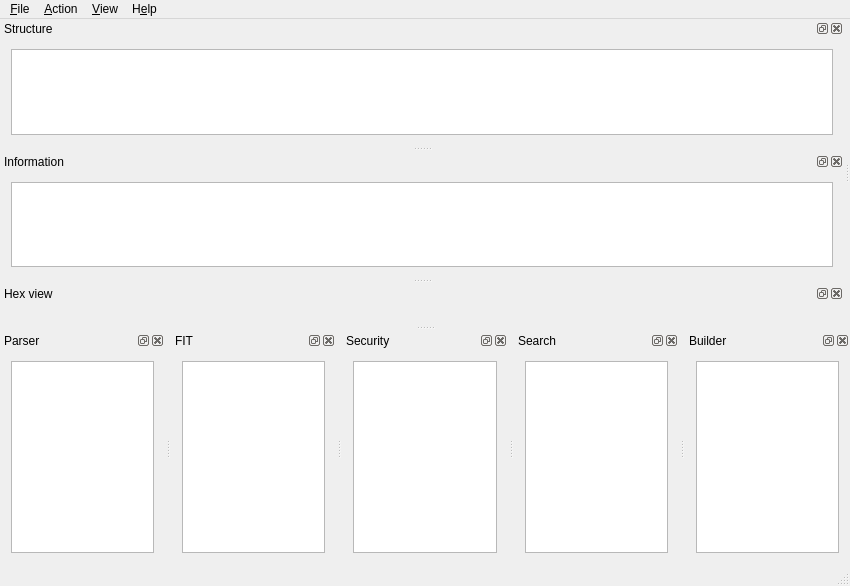
<?xml version="1.0" encoding="UTF-8"?>
<ui version="4.0">
 <class>UEFITool</class>
 <widget class="QMainWindow" name="UEFITool">
  <property name="geometry">
   <rect>
    <x>0</x>
    <y>0</y>
    <width>850</width>
    <height>586</height>
   </rect>
  </property>
  <property name="sizePolicy">
   <sizepolicy hsizetype="Expanding" vsizetype="Expanding">
    <horstretch>0</horstretch>
    <verstretch>0</verstretch>
   </sizepolicy>
  </property>
  <property name="acceptDrops">
   <bool>true</bool>
  </property>
  <property name="windowTitle">
   <string>UEFITool</string>
  </property>
  <widget class="QWidget" name="centralWidget">
   <property name="sizePolicy">
    <sizepolicy hsizetype="Ignored" vsizetype="Ignored">
     <horstretch>0</horstretch>
     <verstretch>0</verstretch>
    </sizepolicy>
   </property>
   <property name="minimumSize">
    <size>
     <width>0</width>
     <height>0</height>
    </size>
   </property>
   <property name="maximumSize">
    <size>
     <width>0</width>
     <height>16777215</height>
    </size>
   </property>
   <property name="focusPolicy">
    <enum>Qt::FocusPolicy::NoFocus</enum>
   </property>
  </widget>
  <widget class="QDockWidget" name="structureTreeDock">
   <property name="floating">
    <bool>false</bool>
   </property>
   <property name="features">
    <set>QDockWidget::DockWidgetFeature::DockWidgetClosable|QDockWidget::DockWidgetFeature::DockWidgetFloatable|QDockWidget::DockWidgetFeature::DockWidgetMovable</set>
   </property>
   <property name="allowedAreas">
    <set>Qt::DockWidgetArea::LeftDockWidgetArea|Qt::DockWidgetArea::RightDockWidgetArea|Qt::DockWidgetArea::TopDockWidgetArea</set>
   </property>
   <property name="windowTitle">
    <string>Structure</string>
   </property>
   <attribute name="dockWidgetArea">
    <number>1</number>
   </attribute>
   <widget class="QWidget" name="structureTreeWidgetContents">
    <layout class="QVBoxLayout" name="verticalLayout">
     <item>
      <widget class="QTreeView" name="structureTreeView">
       <property name="sizePolicy">
        <sizepolicy hsizetype="Expanding" vsizetype="Expanding">
         <horstretch>0</horstretch>
         <verstretch>0</verstretch>
        </sizepolicy>
       </property>
       <property name="indentation">
        <number>10</number>
       </property>
       <property name="headerHidden">
        <bool>false</bool>
       </property>
       <attribute name="headerCascadingSectionResizes">
        <bool>true</bool>
       </attribute>
       <attribute name="headerDefaultSectionSize">
        <number>200</number>
       </attribute>
       <attribute name="headerStretchLastSection">
        <bool>true</bool>
       </attribute>
      </widget>
     </item>
    </layout>
   </widget>
  </widget>
  <widget class="QDockWidget" name="infoDock">
   <property name="features">
    <set>QDockWidget::DockWidgetFeature::DockWidgetClosable|QDockWidget::DockWidgetFeature::DockWidgetFloatable|QDockWidget::DockWidgetFeature::DockWidgetMovable</set>
   </property>
   <property name="allowedAreas">
    <set>Qt::DockWidgetArea::AllDockWidgetAreas</set>
   </property>
   <property name="windowTitle">
    <string>Information</string>
   </property>
   <attribute name="dockWidgetArea">
    <number>1</number>
   </attribute>
   <widget class="QWidget" name="infoWidgetContents">
    <layout class="QVBoxLayout" name="verticalLayout_2">
     <item>
      <widget class="QPlainTextEdit" name="infoEdit">
       <property name="acceptDrops">
        <bool>false</bool>
       </property>
       <property name="undoRedoEnabled">
        <bool>false</bool>
       </property>
       <property name="readOnly">
        <bool>true</bool>
       </property>
      </widget>
     </item>
    </layout>
   </widget>
  </widget>
  <widget class="QDockWidget" name="parserMessagesDock">
   <property name="features">
    <set>QDockWidget::DockWidgetFeature::DockWidgetClosable|QDockWidget::DockWidgetFeature::DockWidgetFloatable|QDockWidget::DockWidgetFeature::DockWidgetMovable</set>
   </property>
   <property name="allowedAreas">
    <set>Qt::DockWidgetArea::AllDockWidgetAreas</set>
   </property>
   <property name="windowTitle">
    <string>Parser</string>
   </property>
   <attribute name="dockWidgetArea">
    <number>8</number>
   </attribute>
   <widget class="QWidget" name="parserMessagesWidgetContents">
    <layout class="QVBoxLayout" name="verticalLayout_3">
     <item>
      <widget class="QListWidget" name="parserMessagesListWidget">
       <property name="mouseTracking">
        <bool>true</bool>
       </property>
      </widget>
     </item>
    </layout>
   </widget>
  </widget>
  <widget class="QDockWidget" name="fitDock">
   <property name="features">
    <set>QDockWidget::DockWidgetFeature::DockWidgetClosable|QDockWidget::DockWidgetFeature::DockWidgetFloatable|QDockWidget::DockWidgetFeature::DockWidgetMovable</set>
   </property>
   <property name="allowedAreas">
    <set>Qt::DockWidgetArea::AllDockWidgetAreas</set>
   </property>
   <property name="windowTitle">
    <string>FIT</string>
   </property>
   <attribute name="dockWidgetArea">
    <number>8</number>
   </attribute>
   <widget class="QWidget" name="fitWidgetContents">
    <layout class="QVBoxLayout" name="verticalLayout_4">
     <item>
      <widget class="QTableWidget" name="fitTableWidget"/>
     </item>
    </layout>
   </widget>
  </widget>
  <widget class="QDockWidget" name="securityDock">
   <property name="features">
    <set>QDockWidget::DockWidgetFeature::DockWidgetClosable|QDockWidget::DockWidgetFeature::DockWidgetFloatable|QDockWidget::DockWidgetFeature::DockWidgetMovable</set>
   </property>
   <property name="allowedAreas">
    <set>Qt::DockWidgetArea::AllDockWidgetAreas</set>
   </property>
   <property name="windowTitle">
    <string>Security</string>
   </property>
   <attribute name="dockWidgetArea">
    <number>8</number>
   </attribute>
   <widget class="QWidget" name="securityWidgetContents">
    <layout class="QVBoxLayout" name="verticalLayout_5">
     <item>
      <widget class="QPlainTextEdit" name="securityEdit">
       <property name="acceptDrops">
        <bool>false</bool>
       </property>
       <property name="undoRedoEnabled">
        <bool>false</bool>
       </property>
       <property name="readOnly">
        <bool>true</bool>
       </property>
      </widget>
     </item>
    </layout>
   </widget>
  </widget>
  <widget class="QDockWidget" name="finderMessagesDock">
   <property name="features">
    <set>QDockWidget::DockWidgetFeature::DockWidgetClosable|QDockWidget::DockWidgetFeature::DockWidgetFloatable|QDockWidget::DockWidgetFeature::DockWidgetMovable</set>
   </property>
   <property name="allowedAreas">
    <set>Qt::DockWidgetArea::AllDockWidgetAreas</set>
   </property>
   <property name="windowTitle">
    <string>Search</string>
   </property>
   <attribute name="dockWidgetArea">
    <number>8</number>
   </attribute>
   <widget class="QWidget" name="finderMessagesWidgetContents">
    <layout class="QVBoxLayout" name="verticalLayout_6">
     <item>
      <widget class="QListWidget" name="finderMessagesListWidget">
       <property name="mouseTracking">
        <bool>true</bool>
       </property>
      </widget>
     </item>
    </layout>
   </widget>
  </widget>
  <widget class="QDockWidget" name="builderMessagesDock">
   <property name="features">
    <set>QDockWidget::DockWidgetFeature::DockWidgetClosable|QDockWidget::DockWidgetFeature::DockWidgetFloatable|QDockWidget::DockWidgetFeature::DockWidgetMovable</set>
   </property>
   <property name="allowedAreas">
    <set>Qt::DockWidgetArea::BottomDockWidgetArea</set>
   </property>
   <property name="windowTitle">
    <string>Builder</string>
   </property>
   <attribute name="dockWidgetArea">
    <number>8</number>
   </attribute>
   <widget class="QWidget" name="builderMessagesWidgetContents">
    <layout class="QVBoxLayout" name="verticalLayout_7">
     <item>
      <widget class="QListWidget" name="builderMessagesListWidget">
       <property name="mouseTracking">
        <bool>true</bool>
       </property>
      </widget>
     </item>
    </layout>
   </widget>
  </widget>
  <widget class="QDockWidget" name="hexViewDock">
   <property name="windowTitle">
    <string>Hex view</string>
   </property>
   <attribute name="dockWidgetArea">
    <number>1</number>
   </attribute>
   <widget class="QWidget" name="hexViewWidgetContents">
    <layout class="QVBoxLayout" name="verticalLayout_8"/>
   </widget>
  </widget>
  <widget class="QStatusBar" name="statusBar"/>
  <widget class="QMenuBar" name="menuBar">
   <property name="geometry">
    <rect>
     <x>0</x>
     <y>0</y>
     <width>850</width>
     <height>24</height>
    </rect>
   </property>
   <widget class="QMenu" name="menuFile">
    <property name="title">
     <string>&amp;File</string>
    </property>
    <addaction name="actionOpenImageFile"/>
    <addaction name="actionOpenImageFileInNewWindow"/>
    <addaction name="actionSaveImageFile"/>
    <addaction name="separator"/>
    <addaction name="actionGenerateReport"/>
    <addaction name="separator"/>
    <addaction name="actionLoadGuidDatabase"/>
    <addaction name="actionLoadDefaultGuidDatabase"/>
    <addaction name="actionUnloadGuidDatabase"/>
    <addaction name="actionExportDiscoveredGuids"/>
    <addaction name="separator"/>
    <addaction name="actionClearRecentlyOpenedFilesList"/>
    <addaction name="separator"/>
    <addaction name="actionQuit"/>
   </widget>
   <widget class="QMenu" name="menuHelp">
    <property name="title">
     <string>H&amp;elp</string>
    </property>
    <addaction name="actionAbout"/>
    <addaction name="actionAboutQt"/>
   </widget>
   <widget class="QMenu" name="menuAction">
    <property name="title">
     <string>&amp;Action</string>
    </property>
    <widget class="QMenu" name="menuHashActions">
     <property name="title">
      <string>&amp;Hash</string>
     </property>
     <addaction name="actionHashCrc32"/>
     <addaction name="separator"/>
     <addaction name="actionHashSha1"/>
     <addaction name="separator"/>
     <addaction name="actionHashSha256"/>
     <addaction name="actionHashSha384"/>
     <addaction name="actionHashSha512"/>
     <addaction name="separator"/>
     <addaction name="actionHashSm3"/>
    </widget>
    <widget class="QMenu" name="menuHashBodyActions">
     <property name="title">
      <string>Hash &amp;body</string>
     </property>
     <addaction name="actionBodyHashCrc32"/>
     <addaction name="separator"/>
     <addaction name="actionBodyHashSha1"/>
     <addaction name="separator"/>
     <addaction name="actionBodyHashSha256"/>
     <addaction name="actionBodyHashSha384"/>
     <addaction name="actionBodyHashSha512"/>
     <addaction name="separator"/>
     <addaction name="actionBodyHashSm3"/>
    </widget>
    <widget class="QMenu" name="menuHashUncompressedActions">
     <property name="title">
      <string>Hash &amp;uncompressed</string>
     </property>
     <addaction name="actionUncompressedHashCrc32"/>
     <addaction name="separator"/>
     <addaction name="actionUncompressedHashSha1"/>
     <addaction name="separator"/>
     <addaction name="actionUncompressedHashSha256"/>
     <addaction name="actionUncompressedHashSha384"/>
     <addaction name="actionUncompressedHashSha512"/>
     <addaction name="separator"/>
     <addaction name="actionUncompressedHashSm3"/>
    </widget>
    <widget class="QMenu" name="menuCapsuleActions">
     <property name="title">
      <string>&amp;Capsule</string>
     </property>
     <addaction name="actionHexView"/>
     <addaction name="actionBodyHexView"/>
     <addaction name="actionUncompressedHexView"/>
     <addaction name="separator"/>
     <addaction name="menuHashActions"/>
     <addaction name="menuHashBodyActions"/>
     <addaction name="menuHashUncompressedActions"/>
     <addaction name="separator"/>
     <addaction name="actionExtract"/>
     <addaction name="actionExtractBody"/>
    </widget>
    <widget class="QMenu" name="menuImageActions">
     <property name="title">
      <string>&amp;Image</string>
     </property>
     <addaction name="actionHexView"/>
     <addaction name="separator"/>
     <addaction name="menuHashActions"/>
     <addaction name="separator"/>
     <addaction name="actionExtract"/>
    </widget>
    <widget class="QMenu" name="menuRegionActions">
     <property name="title">
      <string>&amp;Region</string>
     </property>
     <addaction name="actionHexView"/>
     <addaction name="separator"/>
     <addaction name="menuHashActions"/>
     <addaction name="separator"/>
     <addaction name="actionExtract"/>
     <addaction name="separator"/>
     <addaction name="actionRebuild"/>
     <addaction name="separator"/>
     <addaction name="actionReplace"/>
    </widget>
    <widget class="QMenu" name="menuPaddingActions">
     <property name="title">
      <string>&amp;Padding</string>
     </property>
     <addaction name="actionHexView"/>
     <addaction name="separator"/>
     <addaction name="menuHashActions"/>
     <addaction name="separator"/>
     <addaction name="actionExtract"/>
    </widget>
    <widget class="QMenu" name="menuVolumeActions">
     <property name="title">
      <string>&amp;Volume</string>
     </property>
     <addaction name="actionHexView"/>
     <addaction name="actionBodyHexView"/>
     <addaction name="actionUncompressedHexView"/>
     <addaction name="separator"/>
     <addaction name="menuHashActions"/>
     <addaction name="menuHashBodyActions"/>
     <addaction name="menuHashUncompressedActions"/>
     <addaction name="separator"/>
     <addaction name="actionExtract"/>
     <addaction name="actionExtractBody"/>
     <addaction name="separator"/>
     <addaction name="actionRebuild"/>
     <addaction name="separator"/>
     <addaction name="actionInsertInto"/>
     <addaction name="separator"/>
     <addaction name="actionReplace"/>
     <addaction name="actionReplaceBody"/>
    </widget>
    <widget class="QMenu" name="menuFileActions">
     <property name="title">
      <string>&amp;File</string>
     </property>
     <addaction name="actionHexView"/>
     <addaction name="actionBodyHexView"/>
     <addaction name="actionUncompressedHexView"/>
     <addaction name="separator"/>
     <addaction name="menuHashActions"/>
     <addaction name="menuHashBodyActions"/>
     <addaction name="menuHashUncompressedActions"/>
     <addaction name="separator"/>
     <addaction name="actionExtract"/>
     <addaction name="actionExtractBody"/>
     <addaction name="separator"/>
     <addaction name="actionRebuild"/>
     <addaction name="separator"/>
     <addaction name="actionInsertInto"/>
     <addaction name="actionInsertBefore"/>
     <addaction name="actionInsertAfter"/>
     <addaction name="separator"/>
     <addaction name="actionReplace"/>
     <addaction name="actionReplaceBody"/>
     <addaction name="separator"/>
     <addaction name="actionRemove"/>
    </widget>
    <widget class="QMenu" name="menuSectionActions">
     <property name="title">
      <string>&amp;Section</string>
     </property>
     <addaction name="actionHexView"/>
     <addaction name="actionBodyHexView"/>
     <addaction name="actionUncompressedHexView"/>
     <addaction name="separator"/>
     <addaction name="menuHashActions"/>
     <addaction name="menuHashBodyActions"/>
     <addaction name="menuHashUncompressedActions"/>
     <addaction name="separator"/>
     <addaction name="actionExtract"/>
     <addaction name="actionExtractBody"/>
     <addaction name="actionExtractUncompressed"/>
     <addaction name="separator"/>
     <addaction name="actionRebuild"/>
     <addaction name="separator"/>
     <addaction name="actionInsertInto"/>
     <addaction name="actionInsertBefore"/>
     <addaction name="actionInsertAfter"/>
     <addaction name="separator"/>
     <addaction name="actionReplace"/>
     <addaction name="actionReplaceBody"/>
     <addaction name="separator"/>
     <addaction name="actionRemove"/>
    </widget>
    <widget class="QMenu" name="menuMessageActions">
     <property name="enabled">
      <bool>false</bool>
     </property>
     <property name="title">
      <string>&amp;Messages</string>
     </property>
     <addaction name="actionMessagesCopy"/>
     <addaction name="actionMessagesCopyAll"/>
     <addaction name="separator"/>
     <addaction name="actionMessagesClear"/>
    </widget>
    <widget class="QMenu" name="menuEntryActions">
     <property name="title">
      <string>&amp;Entry</string>
     </property>
     <addaction name="actionHexView"/>
     <addaction name="actionBodyHexView"/>
     <addaction name="actionUncompressedHexView"/>
     <addaction name="separator"/>
     <addaction name="menuHashActions"/>
     <addaction name="menuHashBodyActions"/>
     <addaction name="menuHashUncompressedActions"/>
     <addaction name="separator"/>
     <addaction name="actionGoToData"/>
     <addaction name="separator"/>
     <addaction name="actionExtract"/>
     <addaction name="actionExtractBody"/>
     <addaction name="separator"/>
     <addaction name="actionInsertBefore"/>
     <addaction name="actionInsertAfter"/>
     <addaction name="separator"/>
     <addaction name="actionRebuild"/>
     <addaction name="separator"/>
     <addaction name="actionReplace"/>
     <addaction name="actionReplaceBody"/>
     <addaction name="separator"/>
     <addaction name="actionRemove"/>
    </widget>
    <widget class="QMenu" name="menuStoreActions">
     <property name="title">
      <string>S&amp;tore</string>
     </property>
     <addaction name="actionHexView"/>
     <addaction name="actionBodyHexView"/>
     <addaction name="actionUncompressedHexView"/>
     <addaction name="separator"/>
     <addaction name="menuHashActions"/>
     <addaction name="menuHashBodyActions"/>
     <addaction name="menuHashUncompressedActions"/>
     <addaction name="separator"/>
     <addaction name="actionExtract"/>
     <addaction name="actionExtractBody"/>
     <addaction name="separator"/>
     <addaction name="actionInsertInto"/>
     <addaction name="actionInsertBefore"/>
     <addaction name="actionInsertAfter"/>
     <addaction name="separator"/>
     <addaction name="actionRebuild"/>
     <addaction name="separator"/>
     <addaction name="actionReplace"/>
     <addaction name="actionReplaceBody"/>
    </widget>
    <addaction name="actionGoToBase"/>
    <addaction name="actionGoToAddress"/>
    <addaction name="separator"/>
    <addaction name="actionSearch"/>
    <addaction name="separator"/>
    <addaction name="menuCapsuleActions"/>
    <addaction name="menuImageActions"/>
    <addaction name="menuRegionActions"/>
    <addaction name="menuPaddingActions"/>
    <addaction name="menuVolumeActions"/>
    <addaction name="menuFileActions"/>
    <addaction name="menuSectionActions"/>
    <addaction name="separator"/>
    <addaction name="menuStoreActions"/>
    <addaction name="menuEntryActions"/>
    <addaction name="separator"/>
    <addaction name="menuMessageActions"/>
   </widget>
   <widget class="QMenu" name="menuView">
    <property name="title">
     <string>&amp;View</string>
    </property>
    <addaction name="actionToggleBootGuardMarking"/>
    <addaction name="separator"/>
    <addaction name="actionResetDocks"/>
    <addaction name="actionLockDocks"/>
    <addaction name="separator"/>
    <addaction name="actionCopyItemName"/>
    <addaction name="separator"/>
    <addaction name="actionExpandItemRecursively"/>
    <addaction name="actionCollapseItemRecursively"/>
    <addaction name="separator"/>
   </widget>
   <addaction name="menuFile"/>
   <addaction name="menuAction"/>
   <addaction name="menuView"/>
   <addaction name="menuHelp"/>
  </widget>
  <action name="actionInsertAfter">
   <property name="enabled">
    <bool>false</bool>
   </property>
   <property name="text">
    <string>Insert &amp;after...</string>
   </property>
   <property name="shortcut">
    <string>Ctrl+Shift+I</string>
   </property>
  </action>
  <action name="actionInsertBefore">
   <property name="enabled">
    <bool>false</bool>
   </property>
   <property name="text">
    <string>Insert b&amp;efore...</string>
   </property>
   <property name="shortcut">
    <string>Ctrl+Alt+I</string>
   </property>
  </action>
  <action name="actionReplace">
   <property name="enabled">
    <bool>false</bool>
   </property>
   <property name="text">
    <string>Rep&amp;lace as is...</string>
   </property>
   <property name="shortcut">
    <string>Ctrl+R</string>
   </property>
  </action>
  <action name="actionExtract">
   <property name="enabled">
    <bool>false</bool>
   </property>
   <property name="text">
    <string>E&amp;xtract as is...</string>
   </property>
   <property name="shortcut">
    <string>Ctrl+E</string>
   </property>
  </action>
  <action name="actionExtractBody">
   <property name="enabled">
    <bool>false</bool>
   </property>
   <property name="text">
    <string>Extract &amp;body...</string>
   </property>
   <property name="shortcut">
    <string>Ctrl+Shift+E</string>
   </property>
  </action>
  <action name="actionRemove">
   <property name="enabled">
    <bool>false</bool>
   </property>
   <property name="text">
    <string>Re&amp;move</string>
   </property>
   <property name="shortcut">
    <string>Ctrl+Del</string>
   </property>
  </action>
  <action name="actionOpenImageFile">
   <property name="text">
    <string>&amp;Open image file...</string>
   </property>
   <property name="shortcut">
    <string>Ctrl+O</string>
   </property>
  </action>
  <action name="actionInsertInto">
   <property name="enabled">
    <bool>false</bool>
   </property>
   <property name="text">
    <string>Insert &amp;into...</string>
   </property>
   <property name="shortcut">
    <string>Ctrl+I</string>
   </property>
  </action>
  <action name="actionSaveImageFile">
   <property name="enabled">
    <bool>false</bool>
   </property>
   <property name="text">
    <string>&amp;Save image file...</string>
   </property>
   <property name="shortcut">
    <string>Ctrl+S</string>
   </property>
  </action>
  <action name="actionRebuild">
   <property name="enabled">
    <bool>false</bool>
   </property>
   <property name="text">
    <string>&amp;Rebuild</string>
   </property>
   <property name="shortcut">
    <string>Ctrl+Space</string>
   </property>
  </action>
  <action name="actionAbout">
   <property name="text">
    <string>&amp;About UEFITool</string>
   </property>
   <property name="shortcut">
    <string>F1</string>
   </property>
   <property name="menuRole">
    <enum>QAction::AboutRole</enum>
   </property>
  </action>
  <action name="actionAboutQt">
   <property name="text">
    <string>About &amp;Qt</string>
   </property>
   <property name="shortcut">
    <string>Shift+F1</string>
   </property>
   <property name="menuRole">
    <enum>QAction::AboutQtRole</enum>
   </property>
  </action>
  <action name="actionQuit">
   <property name="text">
    <string>&amp;Quit</string>
   </property>
   <property name="shortcut">
    <string>Alt+X</string>
   </property>
   <property name="menuRole">
    <enum>QAction::QuitRole</enum>
   </property>
  </action>
  <action name="actionSearch">
   <property name="enabled">
    <bool>false</bool>
   </property>
   <property name="text">
    <string>Searc&amp;h...</string>
   </property>
   <property name="shortcut">
    <string>Ctrl+F</string>
   </property>
  </action>
  <action name="actionMessagesClear">
   <property name="enabled">
    <bool>false</bool>
   </property>
   <property name="text">
    <string>Clea&amp;r</string>
   </property>
   <property name="shortcut">
    <string>Ctrl+Backspace</string>
   </property>
  </action>
  <action name="actionReplaceBody">
   <property name="enabled">
    <bool>false</bool>
   </property>
   <property name="text">
    <string>Replace b&amp;ody...</string>
   </property>
   <property name="shortcut">
    <string>Ctrl+Shift+R</string>
   </property>
  </action>
  <action name="actionMessagesCopy">
   <property name="enabled">
    <bool>false</bool>
   </property>
   <property name="text">
    <string>&amp;Copy</string>
   </property>
   <property name="shortcut">
    <string>Ctrl+Shift+C</string>
   </property>
  </action>
  <action name="actionMessagesCopyAll">
   <property name="enabled">
    <bool>false</bool>
   </property>
   <property name="text">
    <string>Copy &amp;all</string>
   </property>
   <property name="shortcut">
    <string>Ctrl+Alt+C</string>
   </property>
  </action>
  <action name="actionOpenImageFileInNewWindow">
   <property name="text">
    <string>O&amp;pen image file in new window...</string>
   </property>
   <property name="shortcut">
    <string>Ctrl+Shift+O</string>
   </property>
  </action>
  <action name="actionExtractUncompressed">
   <property name="enabled">
    <bool>false</bool>
   </property>
   <property name="text">
    <string>Extract &amp;uncompressed...</string>
   </property>
   <property name="shortcut">
    <string>Ctrl+Alt+E</string>
   </property>
  </action>
  <action name="actionGoToData">
   <property name="enabled">
    <bool>false</bool>
   </property>
   <property name="text">
    <string>Go &amp;to data</string>
   </property>
   <property name="shortcut">
    <string>Ctrl+T</string>
   </property>
  </action>
  <action name="actionHexView">
   <property name="enabled">
    <bool>false</bool>
   </property>
   <property name="text">
    <string>Hex &amp;view...</string>
   </property>
   <property name="shortcut">
    <string>Ctrl+D</string>
   </property>
  </action>
  <action name="actionGoToBase">
   <property name="enabled">
    <bool>false</bool>
   </property>
   <property name="text">
    <string>Select item at &amp;base...</string>
   </property>
   <property name="shortcut">
    <string>Ctrl+G</string>
   </property>
  </action>
  <action name="actionBodyHexView">
   <property name="enabled">
    <bool>false</bool>
   </property>
   <property name="text">
    <string>Body hex vie&amp;w...</string>
   </property>
   <property name="shortcut">
    <string>Ctrl+Shift+D</string>
   </property>
  </action>
  <action name="actionUncompressedHexView">
   <property name="enabled">
    <bool>false</bool>
   </property>
   <property name="text">
    <string>Un&amp;compressed hex view...</string>
   </property>
   <property name="shortcut">
    <string>Ctrl+Alt+D</string>
   </property>
  </action>
  <action name="actionLoadGuidDatabase">
   <property name="text">
    <string>Load &amp;GUID database...</string>
   </property>
   <property name="shortcut">
    <string>Ctrl+Alt+G</string>
   </property>
  </action>
  <action name="actionGoToAddress">
   <property name="enabled">
    <bool>false</bool>
   </property>
   <property name="text">
    <string>Select item at &amp;address...</string>
   </property>
   <property name="shortcut">
    <string>Ctrl+Shift+G</string>
   </property>
  </action>
  <action name="actionToggleBootGuardMarking">
   <property name="checkable">
    <bool>true</bool>
   </property>
   <property name="checked">
    <bool>true</bool>
   </property>
   <property name="text">
    <string>BootGuard &amp;markings</string>
   </property>
   <property name="shortcut">
    <string>Ctrl+Shift+B</string>
   </property>
  </action>
  <action name="actionGenerateReport">
   <property name="enabled">
    <bool>false</bool>
   </property>
   <property name="text">
    <string>Generate &amp;report...</string>
   </property>
   <property name="shortcut">
    <string>Ctrl+Alt+R</string>
   </property>
  </action>
  <action name="actionUnloadGuidDatabase">
   <property name="text">
    <string>&amp;Unload GUID database</string>
   </property>
   <property name="shortcut">
    <string>Ctrl+Alt+U</string>
   </property>
  </action>
  <action name="actionLoadDefaultGuidDatabase">
   <property name="text">
    <string>Load de&amp;fault GUID database</string>
   </property>
   <property name="shortcut">
    <string>Ctrl+Alt+F</string>
   </property>
  </action>
  <action name="actionExportDiscoveredGuids">
   <property name="enabled">
    <bool>false</bool>
   </property>
   <property name="text">
    <string>Export disc&amp;overed GUIDs...</string>
   </property>
   <property name="shortcut">
    <string>Ctrl+Alt+O</string>
   </property>
  </action>
  <action name="actionCopyItemName">
   <property name="enabled">
    <bool>false</bool>
   </property>
   <property name="text">
    <string>&amp;Copy item name</string>
   </property>
   <property name="shortcut">
    <string>Ctrl+Shift+T</string>
   </property>
  </action>
  <action name="actionExpandItemRecursively">
   <property name="enabled">
    <bool>false</bool>
   </property>
   <property name="text">
    <string>E&amp;xpand item recursively</string>
   </property>
   <property name="shortcut">
    <string>Ctrl+[</string>
   </property>
  </action>
  <action name="actionCollapseItemRecursively">
   <property name="enabled">
    <bool>false</bool>
   </property>
   <property name="text">
    <string>C&amp;ollapse item recursively</string>
   </property>
   <property name="shortcut">
    <string>Ctrl+]</string>
   </property>
  </action>
  <action name="actionClearRecentlyOpenedFilesList">
   <property name="enabled">
    <bool>false</bool>
   </property>
   <property name="text">
    <string>&amp;Clear recently opened files list</string>
   </property>
   <property name="shortcut">
    <string>Ctrl+Shift+Backspace</string>
   </property>
  </action>
  <action name="actionUncompressedHashCrc32">
   <property name="enabled">
    <bool>false</bool>
   </property>
   <property name="text">
    <string>CRC32</string>
   </property>
  </action>
  <action name="actionUncompressedHashSha256">
   <property name="enabled">
    <bool>false</bool>
   </property>
   <property name="text">
    <string>SHA2-256</string>
   </property>
  </action>
  <action name="actionUncompressedHashSha384">
   <property name="enabled">
    <bool>false</bool>
   </property>
   <property name="text">
    <string>SHA2-384</string>
   </property>
  </action>
  <action name="actionUncompressedHashSha512">
   <property name="enabled">
    <bool>false</bool>
   </property>
   <property name="text">
    <string>SHA2-512</string>
   </property>
  </action>
  <action name="actionUncompressedHashSha1">
   <property name="enabled">
    <bool>false</bool>
   </property>
   <property name="text">
    <string>SHA1</string>
   </property>
  </action>
  <action name="actionUncompressedHashSm3">
   <property name="enabled">
    <bool>false</bool>
   </property>
   <property name="text">
    <string>SM3</string>
   </property>
  </action>
  <action name="actionBodyHashCrc32">
   <property name="enabled">
    <bool>false</bool>
   </property>
   <property name="text">
    <string>CRC32</string>
   </property>
  </action>
  <action name="actionBodyHashSha256">
   <property name="enabled">
    <bool>false</bool>
   </property>
   <property name="text">
    <string>SHA2-256</string>
   </property>
  </action>
  <action name="actionBodyHashSha384">
   <property name="enabled">
    <bool>false</bool>
   </property>
   <property name="text">
    <string>SHA2-384</string>
   </property>
  </action>
  <action name="actionBodyHashSha512">
   <property name="enabled">
    <bool>false</bool>
   </property>
   <property name="text">
    <string>SHA2-512</string>
   </property>
  </action>
  <action name="actionBodyHashSha1">
   <property name="enabled">
    <bool>false</bool>
   </property>
   <property name="text">
    <string>SHA1</string>
   </property>
  </action>
  <action name="actionBodyHashSm3">
   <property name="enabled">
    <bool>false</bool>
   </property>
   <property name="text">
    <string>SM3</string>
   </property>
  </action>
  <action name="actionHashCrc32">
   <property name="enabled">
    <bool>false</bool>
   </property>
   <property name="text">
    <string>CRC32</string>
   </property>
  </action>
  <action name="actionHashSha256">
   <property name="enabled">
    <bool>false</bool>
   </property>
   <property name="text">
    <string>SHA2-256</string>
   </property>
  </action>
  <action name="actionHashSha384">
   <property name="enabled">
    <bool>false</bool>
   </property>
   <property name="text">
    <string>SHA2-384</string>
   </property>
  </action>
  <action name="actionHashSha512">
   <property name="enabled">
    <bool>false</bool>
   </property>
   <property name="text">
    <string>SHA2-512</string>
   </property>
  </action>
  <action name="actionHashSha1">
   <property name="enabled">
    <bool>false</bool>
   </property>
   <property name="text">
    <string>SHA1</string>
   </property>
  </action>
  <action name="actionHashSm3">
   <property name="enabled">
    <bool>false</bool>
   </property>
   <property name="text">
    <string>SM3</string>
   </property>
  </action>
  <action name="actionResetDocks">
   <property name="text">
    <string>&amp;Reset docks layout</string>
   </property>
   <property name="shortcut">
    <string>Ctrl+Shift+L</string>
   </property>
  </action>
  <action name="actionLockDocks">
   <property name="checkable">
    <bool>true</bool>
   </property>
   <property name="text">
    <string>&amp;Lock docks layout</string>
   </property>
  </action>
 </widget>
 <layoutdefault spacing="6" margin="11"/>
 <resources/>
 <connections/>
</ui>
